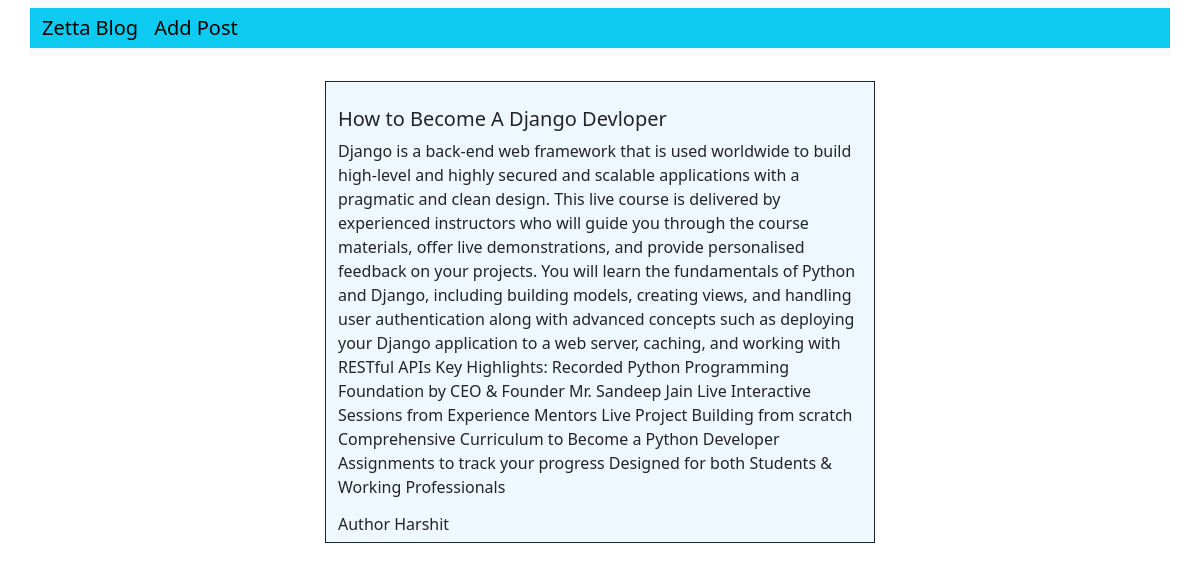
The app's page /readPost/11 with its own data.
### app/models.py (models this page shows, shortened)
class BlogPost(models.Model):
    model_id = models.AutoField(primary_key=True)
    model_title = models.CharField(max_length=500)
    model_author = models.CharField(max_length=150)
    model_short = models.CharField(max_length=1500)
    model_post = models.CharField(max_length=10000, default="Not Added")

### app/views.py (the view)
# urls.py: path('readPost/<int:id>', views.detailedBlog, name='readPost'),
def detailedBlog(request, id):
    data = BlogPost.objects.get(model_id = id)
    return render(request, 'readPost.html', {'id':data})

### app/templates/readPost.html (shortened to what this page needs)
{% extends 'base.html' %}
{% block content %}
<div class="container" style="height: auto;width: 550px; text-align: left;padding-top: 25px; background-color: aliceblue; border: 1px solid; margin-top: 25px;">
    <h5> {{id.model_title}}</h5>
    <p>
        {{id.model_post}}
    </p>
    <h6>Author {{id.model_author}}</h6>
</div>
{% endblock %}

### records on screen
BlogPost: model_title "How to Become A Django Devloper", model_post "Django is a back-end web framework that is used worldwide to build high-level and highly secured and scalable applications with a pragmatic and clean design. This live course is delivered by experienced instructors who will guide you through the course materials, offer live demonstrations, and provide personalised feedback on your projects. You will learn the fundamentals of Python and Django, including building models, creating views, and handling user authentication along with advanced concepts such as deploying your Django application to a web server, caching, and working with RESTful APIs Key Highlights: Recorded Python Programming Foundation by CEO & Founder Mr. Sandeep Jain Live…", model_author "Harshit"
